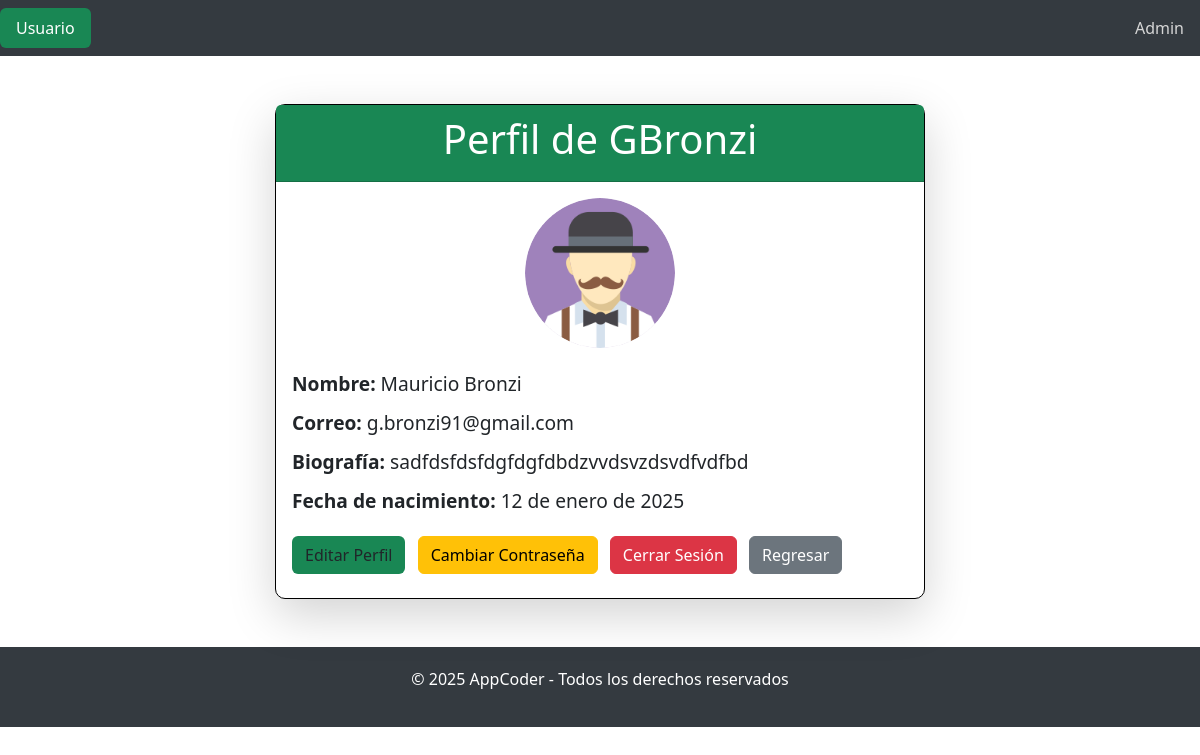
The page /accounts/profile/ (signed in) on the database as committed earlier.
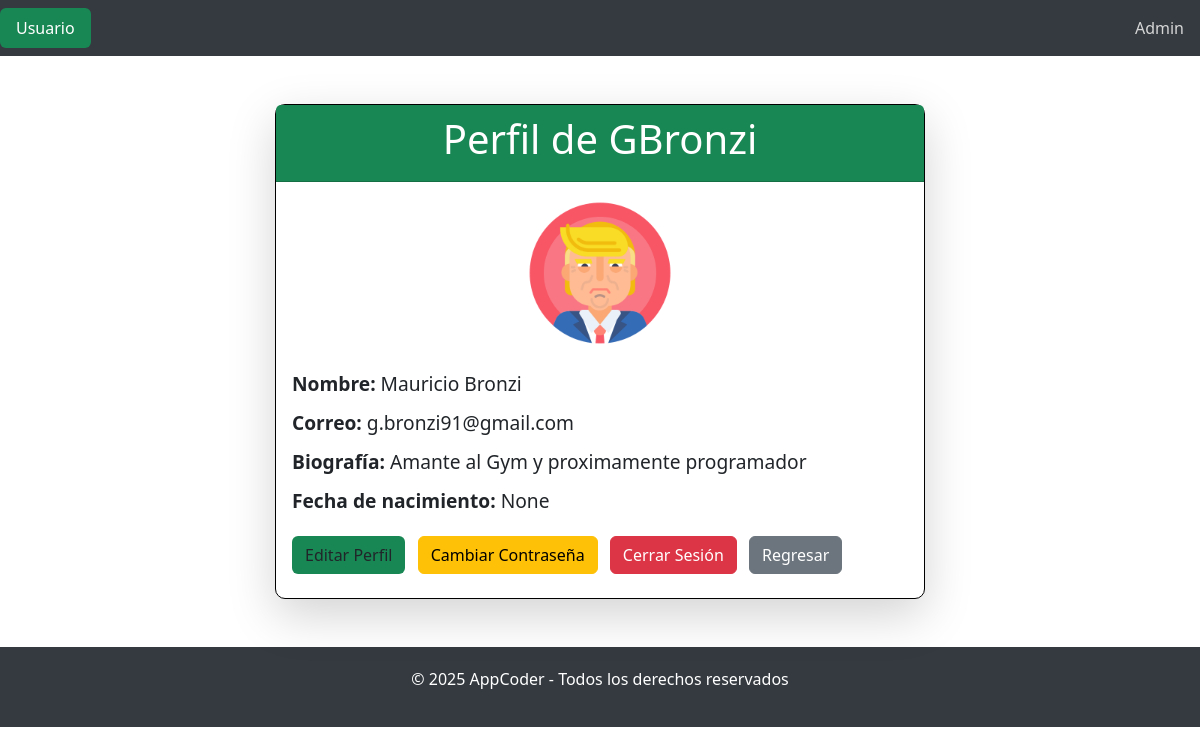
The same page on the database as committed later.
### AppAccounts/models.py (models this page shows, shortened)
class Profile(models.Model):
    user = models.OneToOneField(User, on_delete=models.CASCADE)
    avatar = models.ImageField(upload_to='avatars/', null=True, blank=True, default='avatars/avataruser.png')
    bio = RichTextField(blank=True, null=True)
    birthday = models.DateField(blank=True, null=True)
    address = models.CharField(max_length=255, blank=True, null=True)
    phone = models.CharField(max_length=20, blank=True, null=True)

### AppAccounts/views.py (the view)
# urls.py: path('profile/', views.profile_view, name='profile'),
@login_required
def profile_view(request):
    profile = Profile.objects.get(user=request.user)
    return render(request, 'Accounts/profile.html', {'user': profile})

### AppAccounts/templates/Accounts/profile.html (shortened to what this page needs)
{% extends 'base_perfil.html' %}
{% load static %}
{% block cuerpo %}
<div class="container my-5">
  <div class="row justify-content-center">
    <div class="col-md-12">
      <div class="card shadow-lg">
        <div class="card-header bg-success text-white">
          <h1 class="text-center">Perfil de {{ user.user.username }}</h1>
        </div>
        <div class="card-body">
          <div class="text-center mb-4">
            <img src="{{ user.avatar.url }}" alt="{{ user.user.username }}" class="rounded-circle" width="150">
          </div>
          <div class="mb-3">
            <h4 class="profile-text"><strong>Nombre:</strong> {{ user.user.first_name }} {{ user.user.last_name }}</h4>
          </div>
          <div class="mb-3">
            <h4 class="profile-text"><strong>Correo:</strong> {{ user.user.email }}</h4>
          </div>
          <div class="mb-3">
            <h4 class="profile-text"><strong>Biografía:</strong> {{ user.bio }}</h4>
          </div>
          <div class="mb-3">
            <h4 class="profile-text"><strong>Fecha de nacimiento:</strong> {{ user.birthday }}</h4>
          </div>
            <a href="{% url 'AppAccounts:edit_profile' %}" class="btn bg-success me-2">Editar Perfil</a>
            <a href="{% url 'AppAccounts:change_password' %}" class="btn btn-warning">Cambiar Contraseña</a>
            <a href="{% url 'AppAccounts:logout' %}" class="btn btn-danger m-2">Cerrar Sesión</a>
            <a href="{% url 'index' %}" class="btn btn-secondary">Regresar</a>
            </div>
          </div>
        </div>
      </div>
    </div>
{% endblock %}

Rows that differ between the two databases and show on the page:
changed Profile "GBronzi": avatar: a different picture; bio "sadfdsfdsfdgfdgfdbdzvvdsvzdsvdfvdfbd" → "Amante al Gym y proximamente programador"; birthday "12 de enero de 2025" → "None"
